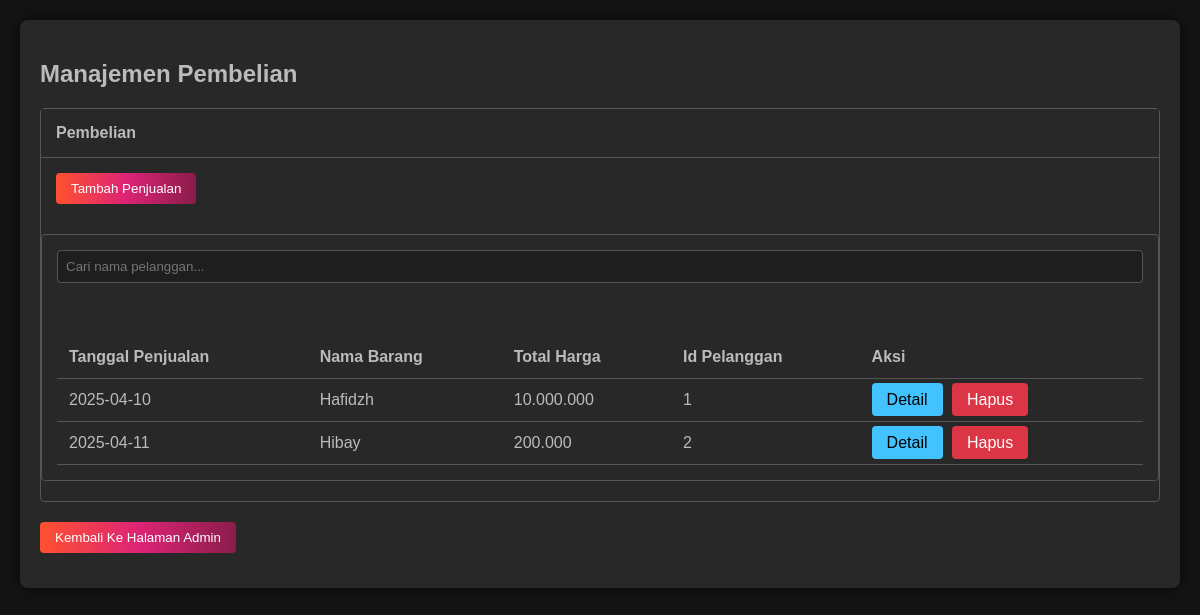
/penjualan.php, run on the app's committed database.
### tables this page shows
CREATE TABLE `penjualan` (
  `id_penjualan` int NOT NULL,
  `tanggal_penjualan` date NOT NULL,
  `total_harga` decimal(10,0) NOT NULL,
  `id_pelanggan` int NOT NULL
);

CREATE TABLE `pelanggan` (
  `id_pelanggan` int NOT NULL,
  `nama_pelanggan` varchar(255) NOT NULL,
  `alamat` varchar(255) NOT NULL,
  `telepon` varchar(15) NOT NULL
);

### penjualan.php (the view, shortened to what this page needs)
<?php
require 'koneksi.php';
?>
<!DOCTYPE html>
<html lang="en">
<head>
</head>
<body>
<div class="container">
    <h2 style="margin-bottom: 20px;">Manajemen Pembelian</h2>
    <div class="card">
        <div class="card-header">
            Pembelian
        </div>
        <div class="card-body">
        <button onclick="window.location.href='penjualan_tambah.php'" class='button primary'>Tambah Penjualan</button>
        </div>
    <div class="card">
    <div class="card-body">
    <div style="display: flex; gap: 15px; margin-bottom: 15px;">
    <input type="text" id="searchNamaPelanggan" placeholder="Cari nama pelanggan...">
    </div>
        <br>
        <table class="table">
        <thead>
                <tr>
                    <th>Tanggal Penjualan</th>
                    <th>Nama Barang</th>
                    <th>Total Harga</th>
                    <th>Id Pelanggan</th>
                    <th>Aksi</th>
                </tr>
            </thead>
            <?php
            $pro = mysqli_query($koneksi, "SELECT*FROM penjualan LEFT JOIN pelanggan ON pelanggan.id_pelanggan = penjualan.id_pelanggan");
            while($nama = mysqli_fetch_array($pro)) {
            ?>
            <tbody id="daftarBarang">
            <tr class="barangRow">
                    <td><?= $nama['tanggal_penjualan'] ?></td>
                    <td><?= $nama['nama_pelanggan'] ?></td>
                    <td><?= number_format($nama['total_harga'], 0, ',', '.') ?></td>
                    <td><?= $nama['id_pelanggan'] ?></td>
                    <td>
                    <a href="penjualan_detail.php?id_penjualan=<?=$nama['id_penjualan']?>"
                           class="button detail">Detail</a>
                        <a href="penjualan_hapus.php?id_penjualan=<?=$nama['id_penjualan']?>"
                           class="button danger"
                           onclick="return confirm('Yakin ingin menghapus?')">Hapus</a>
                    </td>
            </tr>
            <?php
            }
            ?>
            </tbody>
        </table>
    </div>
</div>
        </div>
        <button onclick="window.location.href='admin_halaman.php'" class='button primary'>Kembali Ke Halaman Admin</button>
    </div>

### penjualan.php (style rules this page uses)
body { font-family: Arial, sans-serif; color: #bbb; margin: 20px; background-color: rgb(20, 20, 20); }
.container { max-width: 1200px; margin: 0 auto; padding: 20px; background-color: rgb(40, 40, 40); box-shadow: 0 0 15px rgba(0, 0, 0, 0.6); border-radius: 8px;animation: formAppear 0.8s ease-out; }
input { color: wheat; }
input[type="text"], input[type="number"] { width: 100%; padding: 8px; border: 1px solid #555; border-radius: 4px; background-color: rgb(30, 30, 30); color: white; }
.button { padding: 8px 15px; border: none; border-radius: 4px; cursor: pointer; margin-right: 5px; text-decoration: none; margin-bottom: 15px; }
.primary { background: linear-gradient(90deg, #ff512f, #dd2476, #8a1c4a); color: white; }
.detail { background:#42c3ff; color: black; }
.danger { background: #dc3545; color: white; }
.table { width: 100%; border-collapse: collapse; margin-top: 20px; }
.table th, .table td { padding: 12px; text-align: left; border-bottom: 1px solid #555; }
.card { border: 1px solid #555; border-radius: 4px; margin-bottom: 20px; }
.card-header { padding: 15px; background-color: rgb(40, 40, 40); border-bottom: 1px solid #555; font-weight: bold; }
.card-body { padding: 15px; }

### data on the page
penjualan: tanggal_penjualan "2025-04-10", id_pelanggan.nama_pelanggan "Hafidzh", total_harga "10.000.000", id_pelanggan.id_pelanggan "1"
penjualan: tanggal_penjualan "2025-04-11", id_pelanggan.nama_pelanggan "Hibay", total_harga "200.000", id_pelanggan.id_pelanggan "2"
